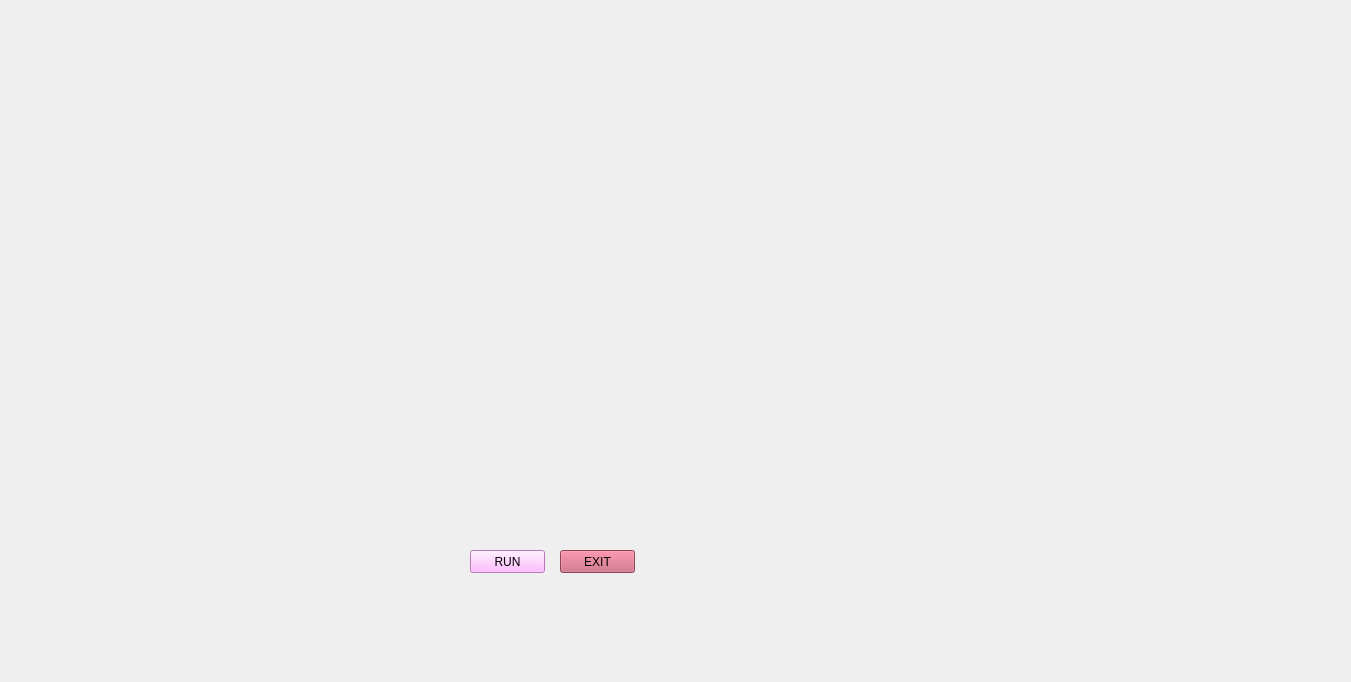
<?xml version="1.0" encoding="UTF-8"?>
<ui version="4.0">
 <class>MainWindow</class>
 <widget class="QMainWindow" name="MainWindow">
  <property name="geometry">
   <rect>
    <x>0</x>
    <y>0</y>
    <width>1351</width>
    <height>682</height>
   </rect>
  </property>
  <property name="windowTitle">
   <string>MainWindow</string>
  </property>
  <widget class="QWidget" name="centralwidget">
   <widget class="QLabel" name="label">
    <property name="geometry">
     <rect>
      <x>0</x>
      <y>0</y>
      <width>1351</width>
      <height>681</height>
     </rect>
    </property>
    <property name="text">
     <string/>
    </property>
    <property name="pixmap">
     <pixmap>../../Intelligent_Virtual_Assistant/images/mikhail-gorbunov-ui-1.gif</pixmap>
    </property>
    <property name="scaledContents">
     <bool>true</bool>
    </property>
   </widget>
   <widget class="QPushButton" name="pushButton">
    <property name="geometry">
     <rect>
      <x>470</x>
      <y>550</y>
      <width>75</width>
      <height>23</height>
     </rect>
    </property>
    <property name="styleSheet">
     <string notr="true">background:rgb(255, 170, 255);
font: 12pt &quot;Poor Richard&quot;;</string>
    </property>
    <property name="text">
     <string>RUN</string>
    </property>
   </widget>
   <widget class="QPushButton" name="pushButton_2">
    <property name="geometry">
     <rect>
      <x>560</x>
      <y>550</y>
      <width>75</width>
      <height>23</height>
     </rect>
    </property>
    <property name="styleSheet">
     <string notr="true">background:rgb(200, 94, 119);
font: 12pt &quot;Poor Richard&quot;;</string>
    </property>
    <property name="text">
     <string>EXIT</string>
    </property>
   </widget>
   <widget class="QTextBrowser" name="textBrowser">
    <property name="geometry">
     <rect>
      <x>1090</x>
      <y>640</y>
      <width>256</width>
      <height>41</height>
     </rect>
    </property>
    <property name="styleSheet">
     <string notr="true">background:transparent;
border:none;

</string>
    </property>
   </widget>
   <widget class="QTextBrowser" name="textBrowser_2">
    <property name="geometry">
     <rect>
      <x>0</x>
      <y>0</y>
      <width>211</width>
      <height>31</height>
     </rect>
    </property>
    <property name="styleSheet">
     <string notr="true">background:transparent; border:none;</string>
    </property>
   </widget>
  </widget>
 </widget>
 <resources/>
 <connections/>
</ui>
